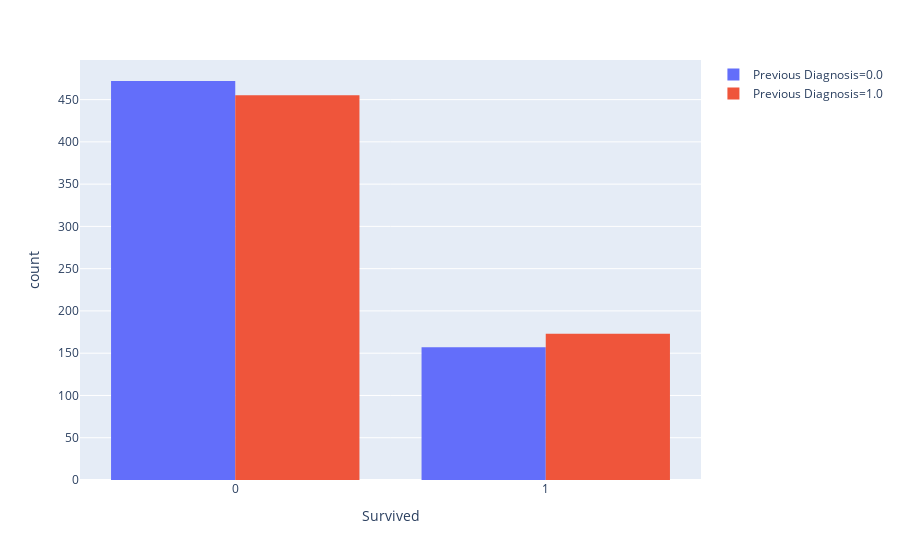

Source (notebook cell):
### Code cell
fig = px.histogram(new_df, x="Survived", color = "Previous Diagnosis")
fig.update_layout(barmode='group')
fig.show()

### Figure 1 — Plotly figure (JSON) as saved in the notebook; plotly's stock layout.template omitted (floating-point values rounded to 4 significant figures; data arrays with more than 128 entries replaced by an {"elided": "..."} marker saying what was removed)
{"data": [{"alignmentgroup": "True", "bingroup": "x", "hoverlabel": {"namelength": 0}, "hovertemplate": "Previous Diagnosis=0.0<br>Survived=%{x}<br>count=%{y}", "legendgroup": "Previous Diagnosis=0.0", "marker": {"color": "#636efa"}, "name": "Previous Diagnosis=0.0", "offsetgroup": "Previous Diagnosis=0.0", "orientation": "v", "showlegend": true, "type": "histogram", "x": {"elided": "629 int values"}, "xaxis": "x", "yaxis": "y"}, {"alignmentgroup": "True", "bingroup": "x", "hoverlabel": {"namelength": 0}, "hovertemplate": "Previous Diagnosis=1.0<br>Survived=%{x}<br>count=%{y}", "legendgroup": "Previous Diagnosis=1.0", "marker": {"color": "#EF553B"}, "name": "Previous Diagnosis=1.0", "offsetgroup": "Previous Diagnosis=1.0", "orientation": "v", "showlegend": true, "type": "histogram", "x": {"elided": "628 int values"}, "xaxis": "x", "yaxis": "y"}], "layout": {"barmode": "group", "legend": {"tracegroupgap": 0}, "margin": {"t": 60}, "xaxis": {"anchor": "y", "domain": [0, 1], "title": {"text": "Survived"}}, "yaxis": {"anchor": "x", "domain": [0, 1], "title": {"text": "count"}}}}
